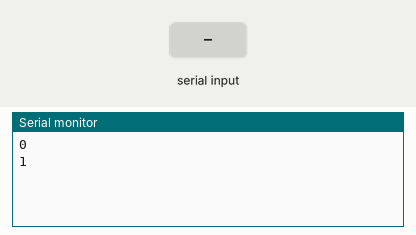
Recording of a sketch running on a simulated Arduino Uno, built with avr-gcc and run on an emulated ATmega328P. Shown: the last lines printed to the serial monitor. Inputs (shaded band) come from the test bench.

Above: at 1.2 s.
1.3 s: "1" received over Serial
At 1.9 s:
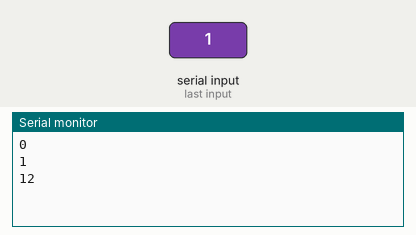
2.8 s: "0" received over Serial
At 3.4 s:
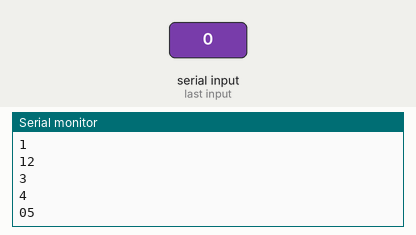
4.3 s: "2" received over Serial
At 4.9 s:
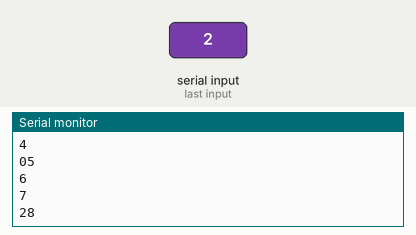
Timing chart, 0 to 7.3 s (numbered marks = the images above; inputs shaded):
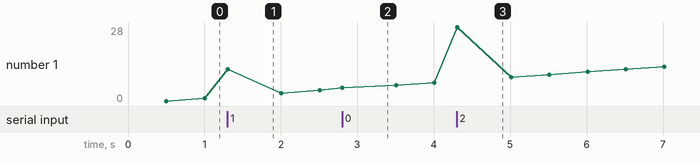

Measured:
- after the input at 1.3 s, the serial monitor: prints a new line at once (image 1)
- after the input at 2.8 s, the serial monitor: prints a new line at once (image 2)
- after the input at 4.3 s, the serial monitor: prints a new line at once (image 3)

The sketch:

monitor.ino
```cpp
unsigned long previousMillis;
unsigned long counter = 0;

void setup() { Serial.begin(9600); }

void loop() {
  while (Serial.available() > 0) {
    Serial.write(Serial.read());
  }
  if (millis() - previousMillis >= 500) {
    previousMillis = millis();
    Serial.println(counter++);
  }
  delay(10);
}
```
